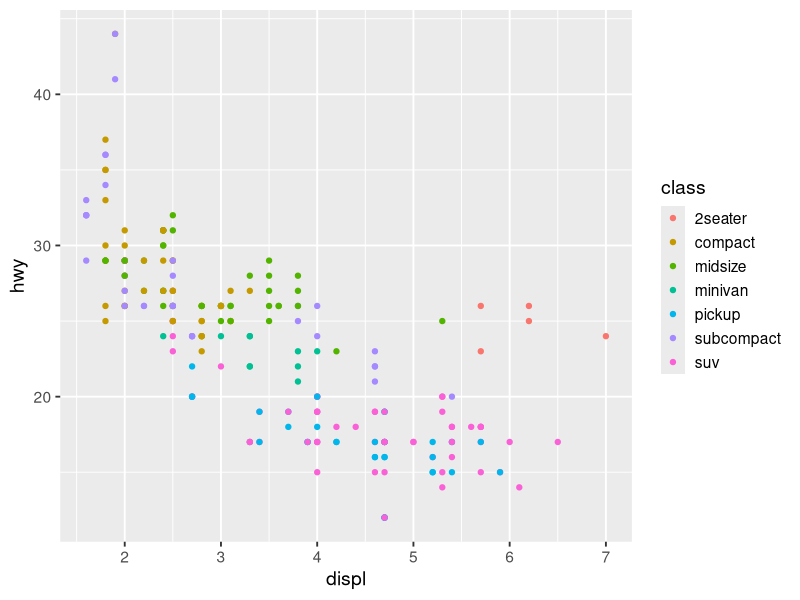
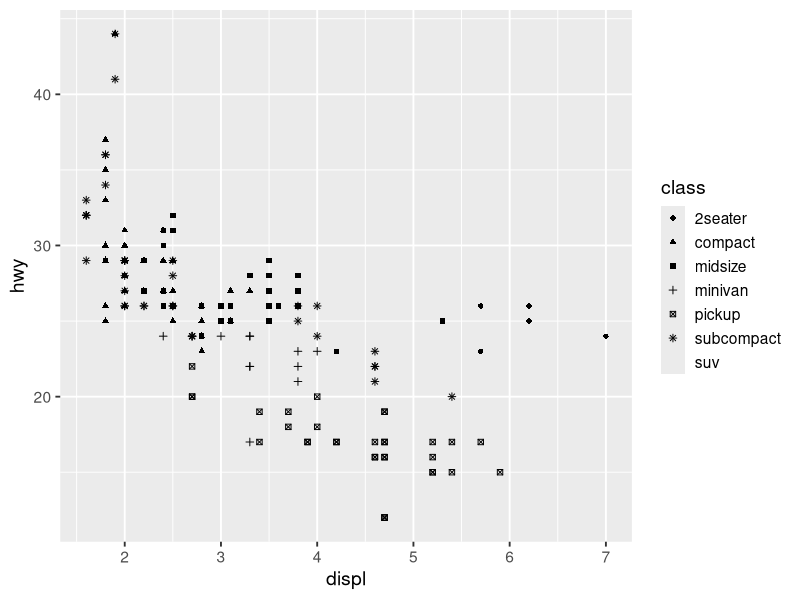
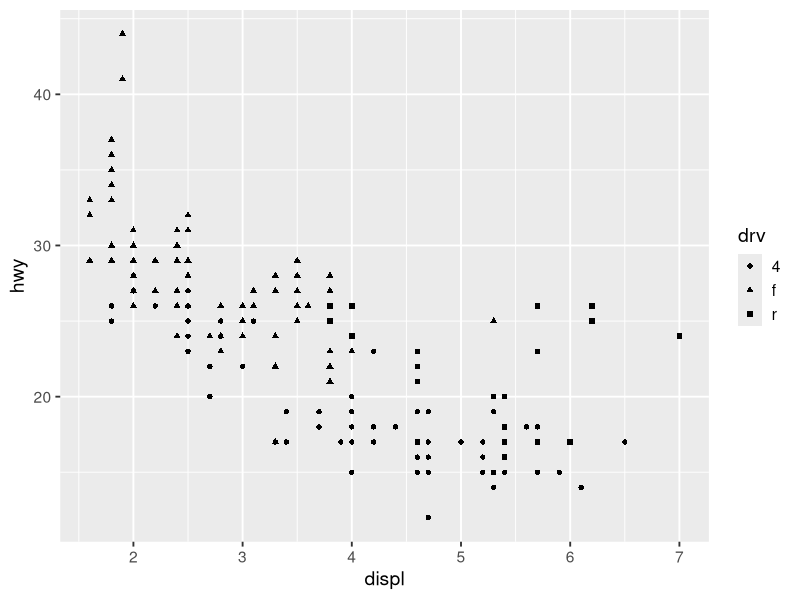
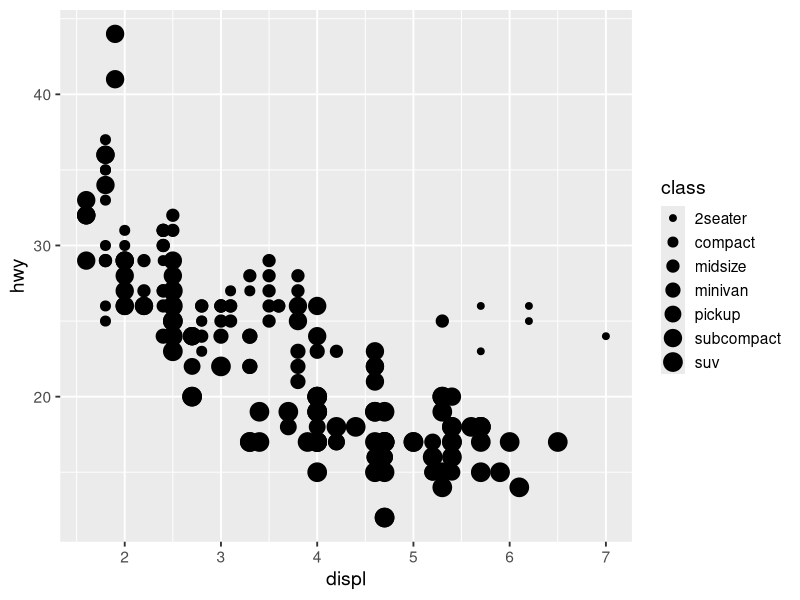
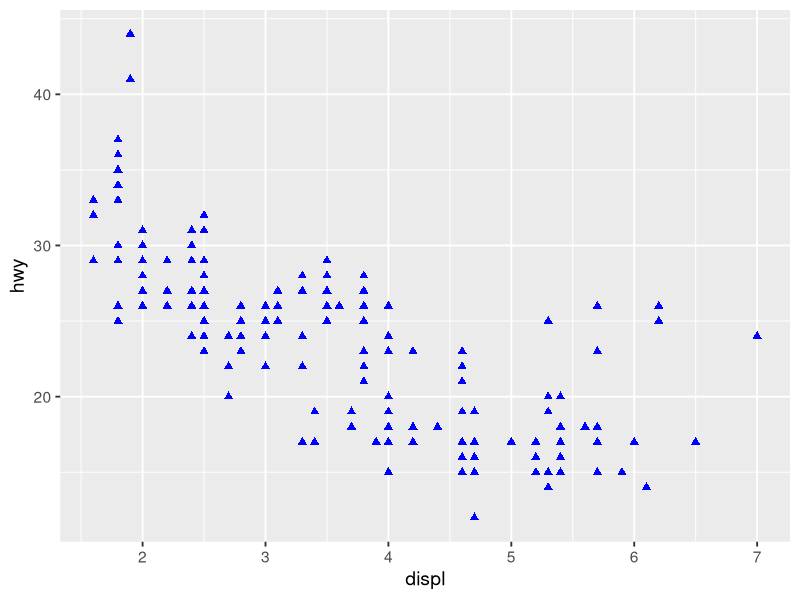
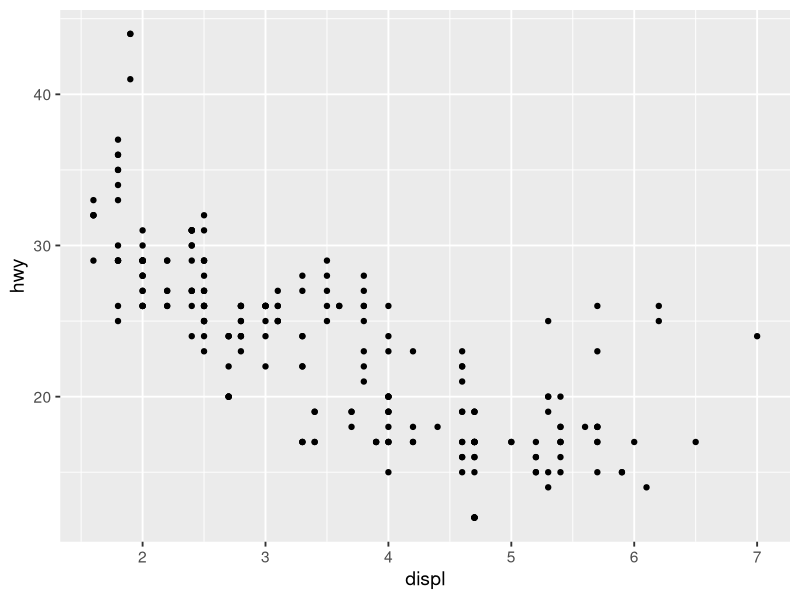
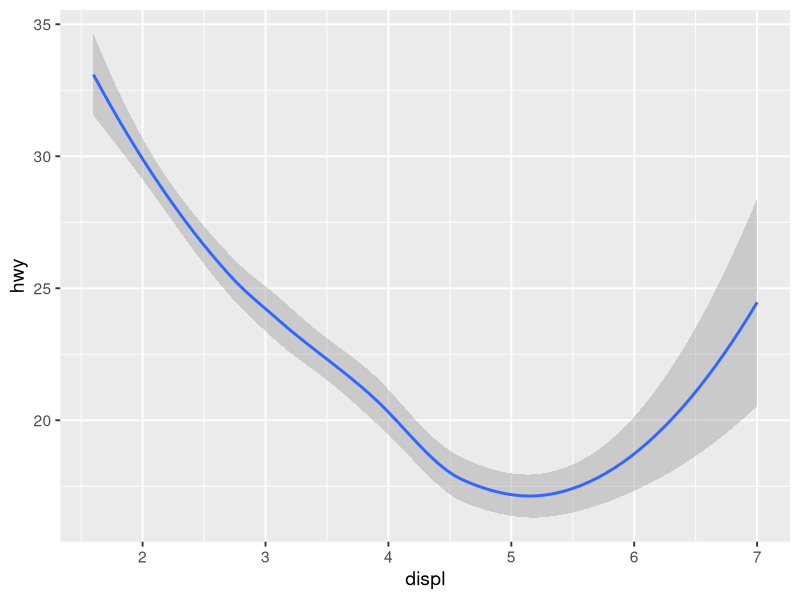
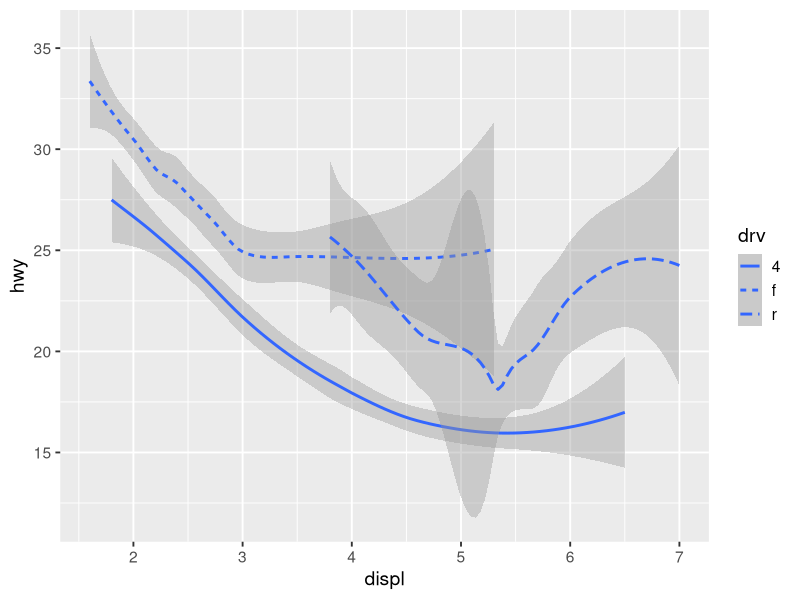

These charts were generated, in order, by the following R code:
## ---- chunk 1
#| label: setup
#| echo: false
library(tidyverse)
theme_set(theme_gray(base_size = 14))
## ---- chunk 2
mpg |> select(manufacturer, model, displ, hwy, class, drv) |> head(4)
## ---- chunk 3
#| fig-height: 3.4
ggplot(mpg, aes(x = displ, y = hwy, color = class)) +
  geom_point()
## ---- chunk 4
#| fig-height: 3
#| warning: true
ggplot(mpg, aes(x = displ, y = hwy, shape = class)) +
  geom_point()
## ---- chunk 5
#| fig-height: 3
#| warning: true
ggplot(mpg, aes(x = displ, y = hwy, shape = drv)) +
  geom_point()
## ---- chunk 6
#| fig-height: 3
#| warning: true
ggplot(mpg, aes(x = displ, y = hwy, size = class)) +
  geom_point()
## ---- chunk 7
#| fig-height: 3.2
ggplot(mpg, aes(x = displ, y = hwy)) +
  geom_point(color = "blue", size = 2, shape = 17)
## ---- chunk 8
#| fig-width: 4.5
#| fig-height: 3.5
ggplot(mpg, aes(displ, hwy)) +
  geom_point()
## ---- chunk 9
#| fig-width: 4.5
#| fig-height: 3.5
ggplot(mpg, aes(displ, hwy)) +
  geom_smooth()
## ---- chunk 10
#| fig-height: 3.2
ggplot(mpg, aes(x = displ, y = hwy, linetype = drv)) +
  geom_smooth()
## ---- chunk 11
#| fig-height: 3.2
ggplot(mpg, aes(x = displ, y = hwy)) +
  geom_smooth(aes(group = drv))
## ---- chunk 12
#| fig-height: 3.2
ggplot(mpg, aes(x = displ, y = hwy)) +
  geom_point(aes(color = class)) +
  geom_smooth(se = FALSE)
## ---- chunk 13
#| fig-height: 3.2
ggplot(mpg, aes(x = displ, y = hwy)) +
  geom_point(color = "grey60") +
  geom_point(
    data = mpg |> filter(class == "2seater"),
    color = "red", size = 2
  )
## ---- chunk 14
#| fig-height: 3
#| layout-ncol: 3
#| fig-width: 3.2
ggplot(mpg, aes(x = hwy)) + geom_histogram(binwidth = 2)
ggplot(mpg, aes(x = hwy)) + geom_density()
ggplot(mpg, aes(x = hwy)) + geom_boxplot()
## ---- chunk 15
#| fig-height: 3.2
ggplot(mpg, aes(x = displ, y = hwy)) +
  geom_point() +
  facet_wrap(~cyl)
## ---- chunk 16
#| fig-height: 3.4
ggplot(mpg, aes(x = displ, y = hwy)) +
  geom_point() +
  facet_grid(drv ~ cyl)
## ---- chunk 17
#| fig-height: 3.2
ggplot(mpg, aes(x = displ, y = hwy)) +
  geom_point() +
  facet_grid(drv ~ cyl, scales = "free")
## ---- chunk 18
#| fig-height: 3.2
ggplot(diamonds, aes(x = cut)) +
  geom_bar()
## ---- chunk 19
#| fig-height: 3
diamonds |>
  count(cut) |>
  ggplot(aes(x = cut, y = n)) +
  geom_bar(stat = "identity")
## ---- chunk 20
#| fig-height: 3.2
ggplot(diamonds, aes(x = cut, y = after_stat(prop), group = 1)) +
  geom_bar()
## ---- chunk 21
#| fig-height: 3
ggplot(diamonds) +
  stat_summary(
    aes(x = cut, y = depth),
    fun.min = min, fun.max = max, fun = median
  )
## ---- chunk 22
#| fig-height: 3
#| layout-ncol: 2
#| fig-width: 4.5
ggplot(mpg, aes(x = drv, color = drv)) + geom_bar()
ggplot(mpg, aes(x = drv, fill = drv)) + geom_bar()
## ---- chunk 23
#| fig-height: 3.2
ggplot(mpg, aes(x = drv, fill = class)) +
  geom_bar()
## ---- chunk 24
#| fig-height: 3.2
ggplot(mpg, aes(x = displ, y = hwy)) +
  geom_point()
## ---- chunk 25
#| fig-height: 3.2
ggplot(mpg, aes(x = displ, y = hwy)) +
  geom_jitter()
## ---- chunk 26
#| fig-height: 3
#| layout-ncol: 2
#| fig-width: 4
bar <- ggplot(diamonds) +
  geom_bar(aes(x = clarity, fill = clarity), show.legend = FALSE, width = 1) +
  theme(aspect.ratio = 1)

bar + coord_flip()
bar + coord_polar()
